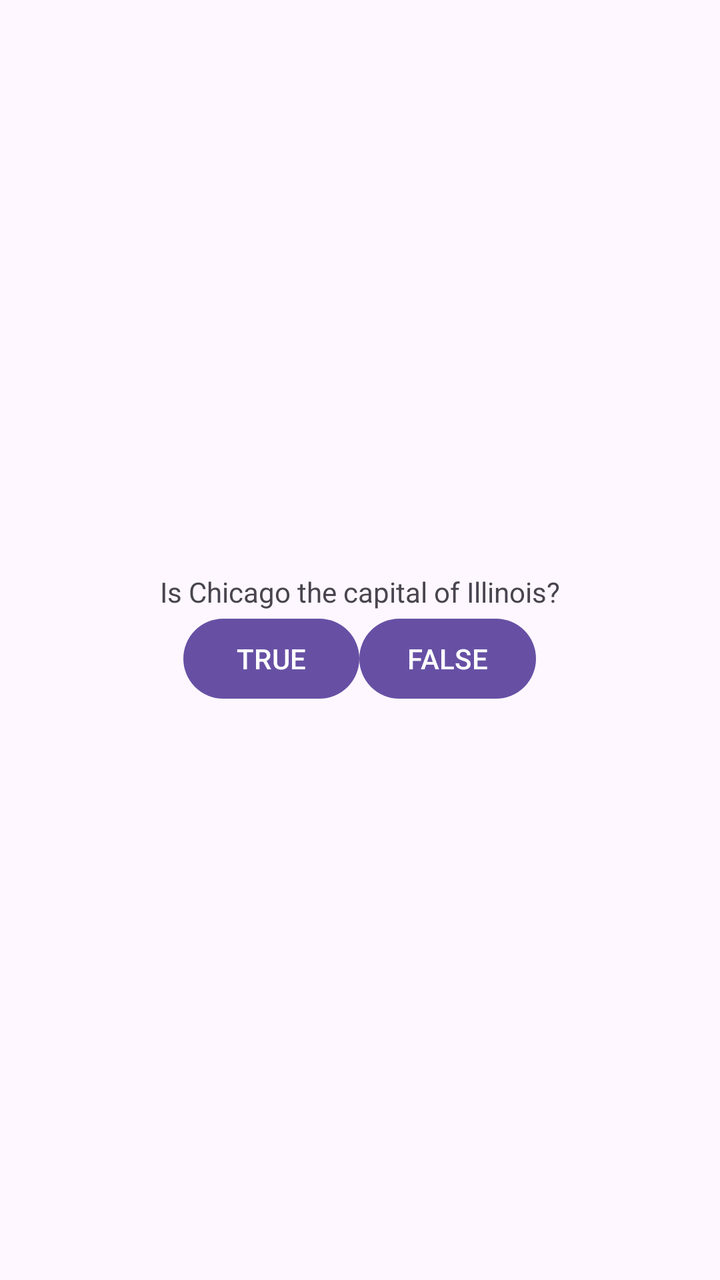
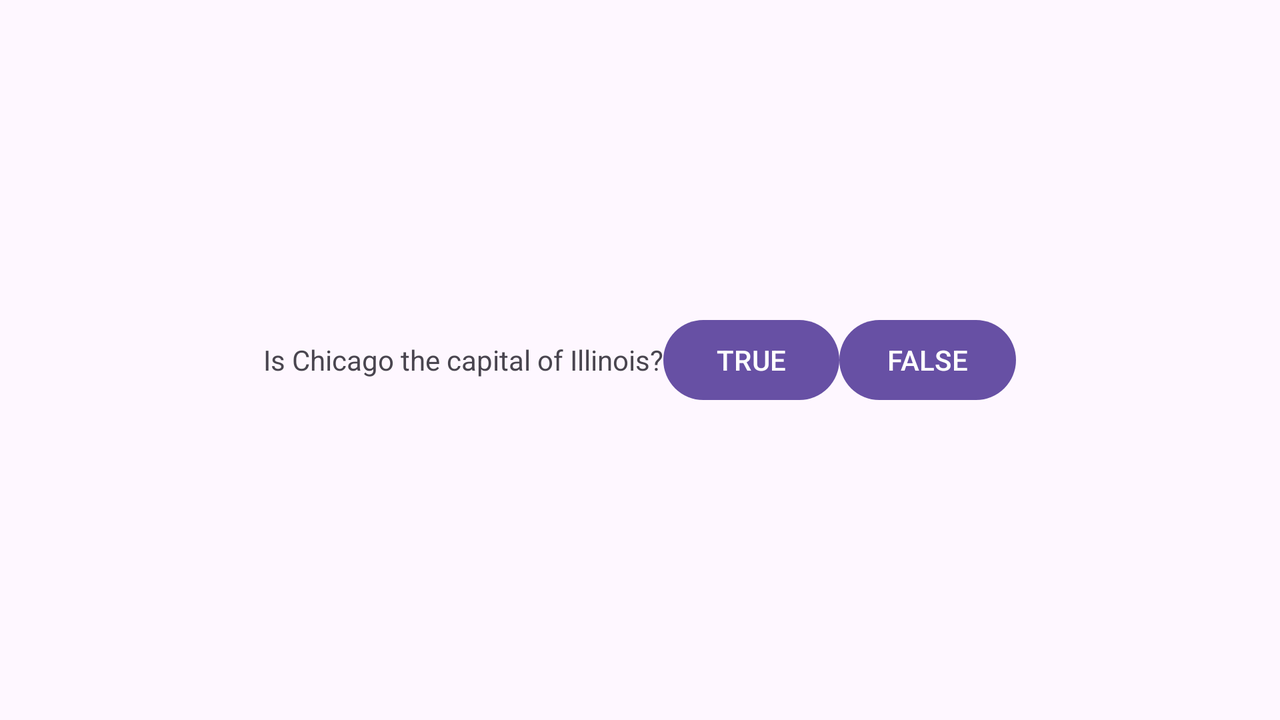

Compare how this app lays out the same screen by default and in its alternative resource folder. The renders come first, then the two layout files and the values they reference.
<!-- AndroidManifest.xml: application theme Theme.MyQuizAppWithLifecycle -->
<!-- res/layout/activity_main.xml -->
<?xml version="1.0" encoding="utf-8"?>
<LinearLayout xmlns:android="http://schemas.android.com/apk/res/android"
    android:layout_width="match_parent"
    android:layout_height="match_parent"
    android:orientation="vertical"
    android:gravity="center">

    <TextView
        android:layout_width="wrap_content"
        android:layout_height="wrap_content"
        android:text="@string/question_message_text"/>

    <LinearLayout
        android:layout_width="wrap_content"
        android:layout_height="wrap_content"
        android:orientation="horizontal">

        <Button
            android:id="@+id/true_button"
            android:layout_width="wrap_content"
            android:layout_height="wrap_content"
            android:text="@string/true_button_text"/>

        <Button
            android:id="@+id/false_button"
            android:layout_width="wrap_content"
            android:layout_height="wrap_content"
            android:text="@string/false_button_text"/>
    </LinearLayout>
</LinearLayout>
<!-- resources referenced by this layout -->
<resources>
  <string name="false_button_text"> FALSE </string>
  <string name="question_message_text">Is Chicago the capital of Illinois?</string>
  <string name="true_button_text"> TRUE </string>
  <style name="Theme.MyQuizAppWithLifecycle" parent="Base.Theme.MyQuizAppWithLifecycle" />
  <style name="Base.Theme.MyQuizAppWithLifecycle" parent="Theme.Material3.DayNight.NoActionBar">
          
          
          <item name="android:windowEnterAnimation">@anim/slide_in_animation</item>
          <item name="android:windowExitAnimation">@anim/slide_out_animation</item>
      </style>
</resources>
<!-- res/layout-land/activity_main.xml (the repository's variant of the layout above) -->
<!-- drawn on the phone turned sideways -->
<?xml version="1.0" encoding="utf-8"?>

<LinearLayout xmlns:android="http://schemas.android.com/apk/res/android"
    android:layout_width="match_parent"
    android:layout_height="match_parent"
    android:orientation="horizontal"
    android:gravity="center">

    <TextView
        android:layout_width="wrap_content"
        android:layout_height="wrap_content"
        android:text="@string/question_message_text"/>

    <LinearLayout
        android:layout_width="wrap_content"
        android:layout_height="wrap_content"
        android:orientation="horizontal">

        <Button
            android:id="@+id/true_button"
            android:layout_width="wrap_content"
            android:layout_height="wrap_content"
            android:text="@string/true_button_text"/>

        <Button
            android:id="@+id/false_button"
            android:layout_width="wrap_content"
            android:layout_height="wrap_content"
            android:text="@string/false_button_text"/>
    </LinearLayout>
</LinearLayout>
